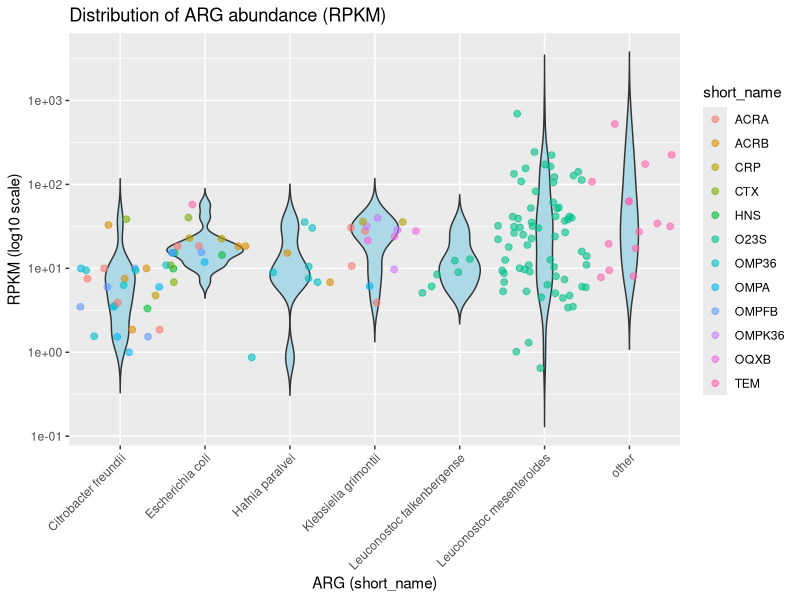

Write R code to recreate this figure.
# 15/06/2026
# Generating violon plot : RPKM for every ARGs in colocalisation with an 
# MGE and classified as OfH. Plotting every samples containg this ARG.

# Part 1: Importing the necessary packages and data -----------------------
library(ggplot2)
library(dplyr)
library(readr)

df <- read_csv("rpkm_biop.csv")

# Part 2: Filtering data ---------------------------------------------------
df1 <- df %>%
  filter(WHO_classif %in% c(
    "Authorized for use in humans only",
    "Authorized for use in humans only ?"
  ))
df2 <- df1 %>%
  group_by(short_name) %>%
  mutate(n_samples = n_distinct(sample)) %>%  # compter nb de samples uniques
  ungroup() %>%
  filter(n_samples > 5)

df_filtered <- df2 %>%
  group_by(species) %>%
  mutate(n_samples = n_distinct(sample)) %>%  # compter nb de samples uniques
  ungroup() %>%
  filter(n_samples > 5)

#df_filtered[1:20,]

color_map <- c(
  "PRJEB65292" = "red",
  "PRJEB77409" = "steelblue",
  "PRJNA388572" = "green",
  "PRJNA704713" = "purple"
)

# Part 3: Plotting---------------------------------------------------------
ggplot(df_filtered, aes(x = species, y = rpkm)) +
  geom_violin(fill = "lightblue", trim = FALSE) +
  geom_jitter(width = 0.5, size = 2, alpha = 0.6, aes(color = short_name)) + # handling overplotting
  scale_y_log10() + 
  labs(
    x = "ARG (short_name)",
    y = "RPKM (log10 scale)",
    title = "Distribution of ARG abundance (RPKM)", 
  ) +
  theme(
    axis.text.x = element_text(angle = 45, hjust = 1)
  )
